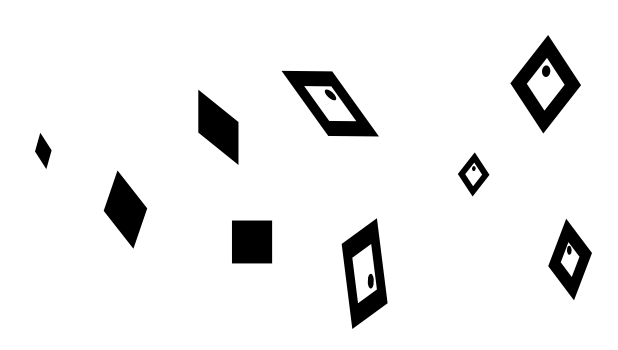
#> input picture opencv/cpp/sample.jpg, 618 x 350 px
$ python crop_img.py ../cpp/sample.jpg
#> lines starting #> are read from the running program, lines starting #| are printed output that depends on the picture
#!/usr/bin/python3
#\file    crop_img.py
#\brief   Crop an image.
#\author  Akihiko Yamaguchi, info@akihikoy.net
#\version 0.1
#\date    Jun.15, 2021

import numpy as np
import cv2
import sys,os

if __name__=='__main__':
  file_in= sys.argv[1]
  img= cv2.imread(file_in)
#> img is the input picture: shape (350, 618, 3); min 0, max 255, mean 237.4
  print('Input image shape:',img.shape)
#| Input image shape: (350, 618, 3)

  x,y,w,h= 260,180,120,300
  img_cropped= img[y:y+h,x:x+w]
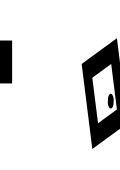
#> img_cropped: shape (170, 120, 3); min 0, max 255, mean 221.6
  #img_cropped= cv2.flip(cv2.transpose(img_cropped),1)
  print('Cropped image shape:',img_cropped.shape)
#| Cropped image shape: (170, 120, 3)

  cv2.imshow('image', img)
  if 0 not in img_cropped.shape:  cv2.imshow('cropped', img_cropped)
  while True:
    key= cv2.waitKey() & 0xFF
#> (key Esc is pressed here)
    if key in map(ord,[' ','q']):  break
    if key==ord('s'):
      file_out= os.path.basename(file_in)
      if not os.path.exists(file_out):
        cv2.imwrite(file_out,img_cropped)
        print('Saved the image to the file:',file_out)
      else:
        print('Failed to save the image as the file already exists:',file_out)
